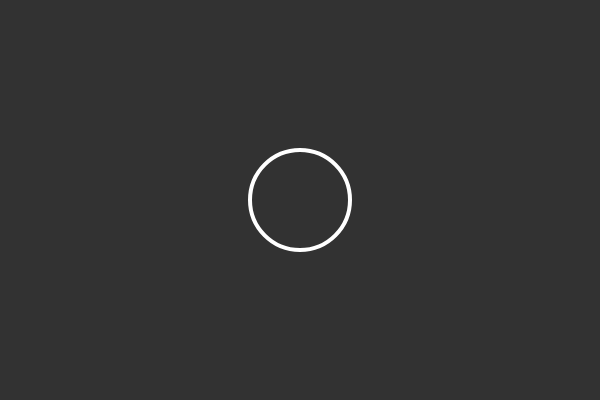
Frame 1 (no input)
Frame 60 (no input): identical to frame 1, image omitted
Frame 120 (the mouse pressed at the canvas centre since frame 60): identical to frame 1, image omitted

The p5.js sketch that drew this single still picture (run headless with seeded random() and noise() and a simulated clock; from frame 60 on, the mouse is pressed at the canvas centre):

// p5.js sketch
// ── sketch.js


function setup() {
	createCanvas(600, 400);
}

function draw() {
	background(50);
	
	stroke(255);
	strokeWeight(4);
	noFill();
	
	if ((mouseX > 300) && (mouseY < 200)) {
		fill(255, 0, 200);
		ellipse(300, 200, 96, 96);
		noStroke();
	}
	
	if (mouseX > 300) {
		fill(255, 0, 200);
	}
	
	ellipse(300, 200, 100, 100);
	
	if (mouseY > 200) {
		background(50);
	}
}
